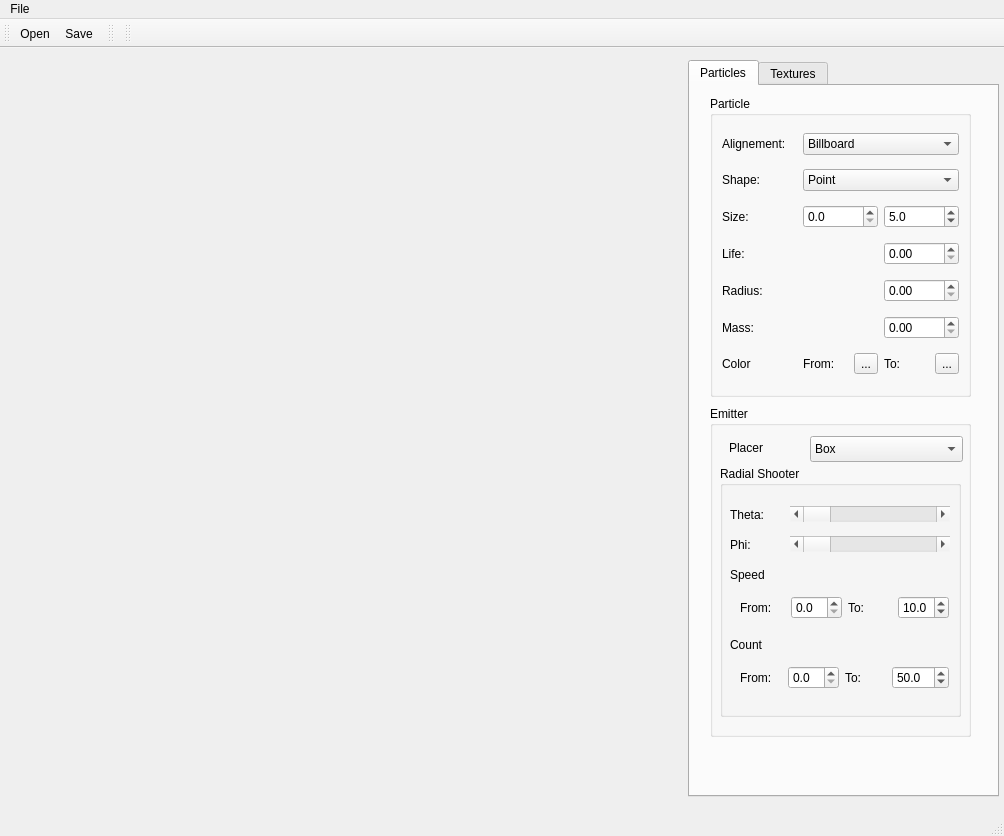
<ui version="4.0" >
 <class>mainWindow</class>
 <widget class="QMainWindow" name="mainWindow" >
  <property name="geometry" >
   <rect>
    <x>0</x>
    <y>0</y>
    <width>1004</width>
    <height>836</height>
   </rect>
  </property>
  <property name="sizePolicy" >
   <sizepolicy vsizetype="Expanding" hsizetype="Expanding" >
    <horstretch>0</horstretch>
    <verstretch>0</verstretch>
   </sizepolicy>
  </property>
  <property name="minimumSize" >
   <size>
    <width>503</width>
    <height>0</height>
   </size>
  </property>
  <property name="windowTitle" >
   <string>MainWindow</string>
  </property>
  <property name="iconSize" >
   <size>
    <width>25</width>
    <height>25</height>
   </size>
  </property>
  <widget class="QWidget" name="centralwidget" >
   <property name="geometry" >
    <rect>
     <x>0</x>
     <y>48</y>
     <width>1004</width>
     <height>766</height>
    </rect>
   </property>
   <widget class="QWidget" name="layoutWidget" >
    <property name="geometry" >
     <rect>
      <x>0</x>
      <y>10</y>
      <width>1001</width>
      <height>741</height>
     </rect>
    </property>
    <layout class="QHBoxLayout" name="horizontalLayout" >
     <property name="margin" >
      <number>2</number>
     </property>
     <item>
      <widget class="ViewerQT" native="1" name="osgwidget" >
       <property name="sizePolicy" >
        <sizepolicy vsizetype="Preferred" hsizetype="Expanding" >
         <horstretch>0</horstretch>
         <verstretch>0</verstretch>
        </sizepolicy>
       </property>
       <zorder>color_gr</zorder>
      </widget>
     </item>
     <item>
      <widget class="QTabWidget" name="color_gr" >
       <property name="sizePolicy" >
        <sizepolicy vsizetype="Expanding" hsizetype="Preferred" >
         <horstretch>0</horstretch>
         <verstretch>0</verstretch>
        </sizepolicy>
       </property>
       <property name="minimumSize" >
        <size>
         <width>311</width>
         <height>0</height>
        </size>
       </property>
       <property name="currentIndex" >
        <number>0</number>
       </property>
       <widget class="QWidget" name="tab" >
        <property name="geometry" >
         <rect>
          <x>0</x>
          <y>0</y>
          <width>305</width>
          <height>710</height>
         </rect>
        </property>
        <attribute name="title" >
         <string>Particles</string>
        </attribute>
        <widget class="QGroupBox" name="groupBox" >
         <property name="geometry" >
          <rect>
           <x>20</x>
           <y>10</y>
           <width>261</width>
           <height>301</height>
          </rect>
         </property>
         <property name="title" >
          <string>Particle</string>
         </property>
         <layout class="QGridLayout" name="gridLayout" >
          <item row="1" column="0" >
           <widget class="QLabel" name="label_2" >
            <property name="text" >
             <string>Shape:</string>
            </property>
           </widget>
          </item>
          <item row="1" column="2" colspan="2" >
           <widget class="QComboBox" name="shape_cb" >
            <property name="autoFillBackground" >
             <bool>false</bool>
            </property>
            <item>
             <property name="text" >
              <string>Point</string>
             </property>
            </item>
            <item>
             <property name="text" >
              <string>Quad</string>
             </property>
            </item>
            <item>
             <property name="text" >
              <string>Quad Strip</string>
             </property>
            </item>
            <item>
             <property name="text" >
              <string>Hexagon</string>
             </property>
            </item>
            <item>
             <property name="text" >
              <string>Line</string>
             </property>
            </item>
           </widget>
          </item>
          <item row="2" column="0" >
           <widget class="QLabel" name="label_3" >
            <property name="text" >
             <string>Size:</string>
            </property>
           </widget>
          </item>
          <item row="3" column="0" >
           <widget class="QLabel" name="label_4" >
            <property name="text" >
             <string>Life:</string>
            </property>
           </widget>
          </item>
          <item row="3" column="3" >
           <widget class="QDoubleSpinBox" name="life_sb" />
          </item>
          <item row="4" column="0" >
           <widget class="QLabel" name="label_5" >
            <property name="text" >
             <string>Radius:</string>
            </property>
           </widget>
          </item>
          <item row="4" column="3" >
           <widget class="QDoubleSpinBox" name="doubleSpinBox_3" />
          </item>
          <item row="5" column="0" >
           <widget class="QLabel" name="label_6" >
            <property name="text" >
             <string>Mass:</string>
            </property>
           </widget>
          </item>
          <item row="5" column="3" >
           <widget class="QDoubleSpinBox" name="mass_sb" />
          </item>
          <item row="2" column="3" >
           <widget class="QDoubleSpinBox" name="sizemax_sb" >
            <property name="decimals" >
             <number>1</number>
            </property>
            <property name="maximum" >
             <double>50.000000000000000</double>
            </property>
            <property name="singleStep" >
             <double>0.100000000000000</double>
            </property>
            <property name="value" >
             <double>5.000000000000000</double>
            </property>
           </widget>
          </item>
          <item row="2" column="2" >
           <widget class="QDoubleSpinBox" name="sizemin_sb" >
            <property name="decimals" >
             <number>1</number>
            </property>
            <property name="maximum" >
             <double>50.000000000000000</double>
            </property>
           </widget>
          </item>
          <item row="0" column="0" >
           <widget class="QLabel" name="label" >
            <property name="text" >
             <string>Alignement:</string>
            </property>
           </widget>
          </item>
          <item row="0" column="2" colspan="2" >
           <widget class="QComboBox" name="alignment_cb" >
            <property name="autoFillBackground" >
             <bool>false</bool>
            </property>
            <item>
             <property name="text" >
              <string>Billboard</string>
             </property>
            </item>
            <item>
             <property name="text" >
              <string>Fixed</string>
             </property>
            </item>
           </widget>
          </item>
          <item row="6" column="2" colspan="2" >
           <layout class="QHBoxLayout" name="horizontalLayout_2" >
            <item>
             <widget class="QLabel" name="label_8" >
              <property name="text" >
               <string>From:</string>
              </property>
             </widget>
            </item>
            <item>
             <widget class="QToolButton" name="fromcolorButton" >
              <property name="text" >
               <string>...</string>
              </property>
             </widget>
            </item>
            <item>
             <widget class="QLabel" name="label_9" >
              <property name="text" >
               <string>To:</string>
              </property>
             </widget>
            </item>
            <item>
             <widget class="QToolButton" name="tocolorButton" >
              <property name="text" >
               <string>...</string>
              </property>
             </widget>
            </item>
           </layout>
          </item>
          <item row="6" column="0" >
           <widget class="QLabel" name="label_10" >
            <property name="text" >
             <string>Color</string>
            </property>
           </widget>
          </item>
         </layout>
        </widget>
        <widget class="QGroupBox" name="emitter_gr" >
         <property name="geometry" >
          <rect>
           <x>20</x>
           <y>320</y>
           <width>261</width>
           <height>331</height>
          </rect>
         </property>
         <property name="title" >
          <string>Emitter</string>
         </property>
         <widget class="QComboBox" name="placer_cb" >
          <property name="geometry" >
           <rect>
            <x>100</x>
            <y>30</y>
            <width>153</width>
            <height>26</height>
           </rect>
          </property>
          <property name="autoFillBackground" >
           <bool>false</bool>
          </property>
          <item>
           <property name="text" >
            <string>Box </string>
           </property>
          </item>
          <item>
           <property name="text" >
            <string>Point</string>
           </property>
          </item>
          <item>
           <property name="text" >
            <string>Sector</string>
           </property>
          </item>
          <item>
           <property name="text" >
            <string>MultiSegment</string>
           </property>
          </item>
          <item>
           <property name="text" >
            <string>Segment</string>
           </property>
          </item>
         </widget>
         <widget class="QLabel" name="label_7" >
          <property name="geometry" >
           <rect>
            <x>19</x>
            <y>32</y>
            <width>81</width>
            <height>20</height>
           </rect>
          </property>
          <property name="text" >
           <string>Placer</string>
          </property>
         </widget>
         <widget class="QGroupBox" name="radialshooter_gr" >
          <property name="geometry" >
           <rect>
            <x>10</x>
            <y>60</y>
            <width>241</width>
            <height>251</height>
           </rect>
          </property>
          <property name="title" >
           <string>Radial Shooter</string>
          </property>
          <widget class="QScrollBar" name="thetaSlider" >
           <property name="geometry" >
            <rect>
             <x>70</x>
             <y>40</y>
             <width>160</width>
             <height>16</height>
            </rect>
           </property>
           <property name="orientation" >
            <enum>Qt::Horizontal</enum>
           </property>
          </widget>
          <widget class="QLabel" name="label_11" >
           <property name="geometry" >
            <rect>
             <x>10</x>
             <y>40</y>
             <width>51</width>
             <height>18</height>
            </rect>
           </property>
           <property name="text" >
            <string>Theta:</string>
           </property>
          </widget>
          <widget class="QLabel" name="label_12" >
           <property name="geometry" >
            <rect>
             <x>10</x>
             <y>70</y>
             <width>51</width>
             <height>18</height>
            </rect>
           </property>
           <property name="text" >
            <string>Phi:</string>
           </property>
          </widget>
          <widget class="QScrollBar" name="phiSlider" >
           <property name="geometry" >
            <rect>
             <x>70</x>
             <y>70</y>
             <width>160</width>
             <height>16</height>
            </rect>
           </property>
           <property name="orientation" >
            <enum>Qt::Horizontal</enum>
           </property>
          </widget>
          <widget class="QLabel" name="label_13" >
           <property name="geometry" >
            <rect>
             <x>10</x>
             <y>100</y>
             <width>51</width>
             <height>18</height>
            </rect>
           </property>
           <property name="text" >
            <string>Speed</string>
           </property>
          </widget>
          <widget class="QWidget" name="layoutWidget_3" >
           <property name="geometry" >
            <rect>
             <x>20</x>
             <y>120</y>
             <width>209</width>
             <height>43</height>
            </rect>
           </property>
           <layout class="QHBoxLayout" name="horizontalLayout_3" >
            <item>
             <widget class="QLabel" name="label_14" >
              <property name="text" >
               <string>From:</string>
              </property>
             </widget>
            </item>
            <item>
             <widget class="QDoubleSpinBox" name="speedmin_sb" >
              <property name="decimals" >
               <number>1</number>
              </property>
              <property name="maximum" >
               <double>50.000000000000000</double>
              </property>
             </widget>
            </item>
            <item>
             <widget class="QLabel" name="label_15" >
              <property name="text" >
               <string>To:</string>
              </property>
             </widget>
            </item>
            <item>
             <widget class="QDoubleSpinBox" name="speedmax_sb" >
              <property name="decimals" >
               <number>1</number>
              </property>
              <property name="maximum" >
               <double>50.000000000000000</double>
              </property>
              <property name="value" >
               <double>10.000000000000000</double>
              </property>
             </widget>
            </item>
           </layout>
           <zorder>fromcolorButton_2</zorder>
           <zorder>label_15</zorder>
           <zorder>tocolorButton_2</zorder>
           <zorder>label_14</zorder>
           <zorder>speedmin_sb</zorder>
           <zorder>speedmax_sb</zorder>
          </widget>
          <widget class="QLabel" name="label_16" >
           <property name="geometry" >
            <rect>
             <x>10</x>
             <y>170</y>
             <width>51</width>
             <height>18</height>
            </rect>
           </property>
           <property name="text" >
            <string>Count</string>
           </property>
          </widget>
          <widget class="QWidget" name="layoutWidget_4" >
           <property name="geometry" >
            <rect>
             <x>20</x>
             <y>190</y>
             <width>209</width>
             <height>43</height>
            </rect>
           </property>
           <layout class="QHBoxLayout" name="horizontalLayout_4" >
            <item>
             <widget class="QLabel" name="label_17" >
              <property name="text" >
               <string>From:</string>
              </property>
             </widget>
            </item>
            <item>
             <widget class="QDoubleSpinBox" name="countermin_sb" >
              <property name="decimals" >
               <number>1</number>
              </property>
              <property name="maximum" >
               <double>50.000000000000000</double>
              </property>
             </widget>
            </item>
            <item>
             <widget class="QLabel" name="label_18" >
              <property name="text" >
               <string>To:</string>
              </property>
             </widget>
            </item>
            <item>
             <widget class="QDoubleSpinBox" name="countermax_sb" >
              <property name="decimals" >
               <number>1</number>
              </property>
              <property name="maximum" >
               <double>300.000000000000000</double>
              </property>
              <property name="value" >
               <double>50.000000000000000</double>
              </property>
             </widget>
            </item>
           </layout>
          </widget>
         </widget>
        </widget>
       </widget>
       <widget class="QWidget" name="tab_2" >
        <property name="geometry" >
         <rect>
          <x>0</x>
          <y>0</y>
          <width>305</width>
          <height>710</height>
         </rect>
        </property>
        <attribute name="title" >
         <string>Textures</string>
        </attribute>
       </widget>
      </widget>
     </item>
    </layout>
   </widget>
  </widget>
  <widget class="QMenuBar" name="menubar" >
   <property name="geometry" >
    <rect>
     <x>0</x>
     <y>0</y>
     <width>1004</width>
     <height>22</height>
    </rect>
   </property>
   <widget class="QMenu" name="menuFile" >
    <property name="title" >
     <string>File</string>
    </property>
    <widget class="QMenu" name="menuNew" >
     <property name="title" >
      <string>New</string>
     </property>
     <addaction name="actionParticleSystem" />
    </widget>
    <addaction name="menuNew" />
    <addaction name="actionOpen" />
    <addaction name="actionSave" />
    <addaction name="actionSave_As" />
   </widget>
   <addaction name="menuFile" />
  </widget>
  <widget class="QStatusBar" name="statusbar" >
   <property name="geometry" >
    <rect>
     <x>0</x>
     <y>814</y>
     <width>1004</width>
     <height>22</height>
    </rect>
   </property>
  </widget>
  <widget class="QToolBar" name="toolBar" >
   <property name="geometry" >
    <rect>
     <x>0</x>
     <y>22</y>
     <width>106</width>
     <height>26</height>
    </rect>
   </property>
   <property name="windowTitle" >
    <string>toolBar</string>
   </property>
   <attribute name="toolBarArea" >
    <enum>TopToolBarArea</enum>
   </attribute>
   <attribute name="toolBarBreak" >
    <bool>false</bool>
   </attribute>
   <addaction name="actionOpen" />
   <addaction name="actionSave" />
  </widget>
  <widget class="QToolBar" name="toolBar_2" >
   <property name="geometry" >
    <rect>
     <x>106</x>
     <y>22</y>
     <width>13</width>
     <height>26</height>
    </rect>
   </property>
   <property name="windowTitle" >
    <string>toolBar_2</string>
   </property>
   <attribute name="toolBarArea" >
    <enum>TopToolBarArea</enum>
   </attribute>
   <attribute name="toolBarBreak" >
    <bool>false</bool>
   </attribute>
  </widget>
  <widget class="QToolBar" name="toolBar_3" >
   <property name="geometry" >
    <rect>
     <x>119</x>
     <y>22</y>
     <width>885</width>
     <height>26</height>
    </rect>
   </property>
   <property name="windowTitle" >
    <string>toolBar_3</string>
   </property>
   <attribute name="toolBarArea" >
    <enum>TopToolBarArea</enum>
   </attribute>
   <attribute name="toolBarBreak" >
    <bool>false</bool>
   </attribute>
  </widget>
  <action name="actionOpen" >
   <property name="icon" >
    <iconset>
     <normalon>../../../../../../Desktop/qt-mac-opensource-src-4.4.0/examples/mainwindows/application/images/open.png</normalon>
    </iconset>
   </property>
   <property name="text" >
    <string>Open</string>
   </property>
  </action>
  <action name="actionSave" >
   <property name="icon" >
    <iconset>
     <normalon>../../../../../../Desktop/qt-mac-opensource-src-4.4.0/examples/mainwindows/application/images/save.png</normalon>
    </iconset>
   </property>
   <property name="text" >
    <string>Save</string>
   </property>
  </action>
  <action name="actionSave_As" >
   <property name="text" >
    <string>Save As...</string>
   </property>
  </action>
  <action name="actionParticleSystem" >
   <property name="text" >
    <string>ParticleSystem</string>
   </property>
  </action>
  <action name="actionProcedural_Texture" >
   <property name="text" >
    <string>Procedural Texture</string>
   </property>
  </action>
 </widget>
 <customwidgets>
  <customwidget>
   <class>ViewerQT</class>
   <extends>QWidget</extends>
   <header>osgParti/AdapterWidget.hpp</header>
   <container>1</container>
  </customwidget>
 </customwidgets>
 <resources/>
 <connections>
  <connection>
   <sender>alignment_cb</sender>
   <signal>currentIndexChanged(int)</signal>
   <receiver>alignment_cb</receiver>
   <slot>setCurrentIndex(int)</slot>
   <hints>
    <hint type="sourcelabel" >
     <x>815</x>
     <y>146</y>
    </hint>
    <hint type="destinationlabel" >
     <x>814</x>
     <y>146</y>
    </hint>
   </hints>
  </connection>
  <connection>
   <sender>shape_cb</sender>
   <signal>currentIndexChanged(int)</signal>
   <receiver>shape_cb</receiver>
   <slot>setCurrentIndex(int)</slot>
   <hints>
    <hint type="sourcelabel" >
     <x>816</x>
     <y>181</y>
    </hint>
    <hint type="destinationlabel" >
     <x>816</x>
     <y>181</y>
    </hint>
   </hints>
  </connection>
 </connections>
</ui>
